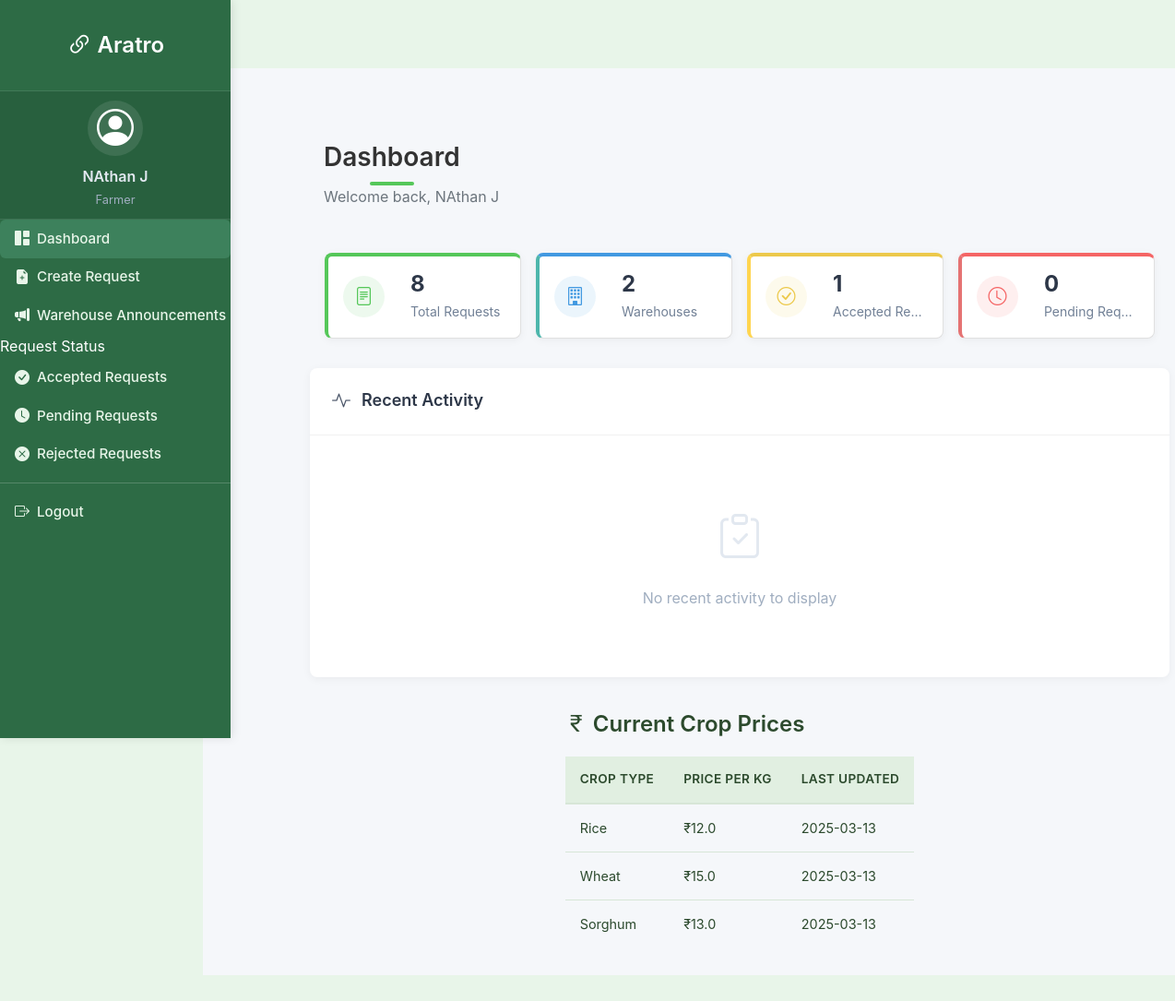
The app's page /farmer/ (signed in) with its own data.
### models.py (models this page shows, shortened)
class Farmer(db.Model):
    id = db.Column(db.Integer, primary_key=True, autoincrement=True)
    user_id = db.Column(db.Integer, db.ForeignKey('user.id'), nullable=False)
    name = db.Column(db.String(100), nullable=False)
    address = db.Column(db.String(200), nullable=False)
    aadhar_number = db.Column(db.String(12), unique=True, nullable=False)  # Exactly 12 digits
    phone_number = db.Column(db.String(10), nullable=False)  # Exactly 10 digits
    eth_address = db.Column(db.String(42), unique=True, nullable=True)  # Ethereum address for blockchain
    stocks = db.relationship('Stock', backref='farmer', lazy=True)

class CropPrice(db.Model):
    id = db.Column(db.Integer, primary_key=True, autoincrement=True)
    crop_type = db.Column(db.String(100), unique=True, nullable=False)  # Type of crop (e.g., 'Rice', 'Wheat')
    price_per_kg = db.Column(db.Float, nullable=False)  # Price per kg in currency
    created_at = db.Column(db.DateTime, nullable=False, default=datetime.utcnow)
    updated_at = db.Column(db.DateTime, nullable=False, default=datetime.utcnow, onupdate=datetime.utcnow)

### routes.py (the view)
@farmer_dashboard.route('/')
@login_required
def farmer_home():
    if current_user.role != 'farmer':
        flash('You do not have permission to access this page', 'danger')
        return redirect(url_for('main.dashboard'))
    farmer = Farmer.query.filter_by(user_id=current_user.id).first()
    if not farmer:
        flash('Farmer profile not found', 'danger')
        return redirect(url_for('main.dashboard'))
    stock_requests = StockRequest.query.filter_by(from_id=farmer.id).all()
    warehouse_announcements = WarehouseRequest.query.filter_by(status='open').all()
    crop_prices = CropPrice.query.all()
    pending_count = StockRequest.query.filter_by(from_id=farmer.id, status='pending').count()
    accepted_count = StockRequest.query.filter_by(from_id=farmer.id, status='stored').count()
    rejected_count = StockRequest.query.filter_by(from_id=farmer.id, status='rejected').count()
    partial_count = StockRequest.query.filter_by(from_id=farmer.id, status='partial').count()
    warehouses = Warehouse.query.all()
    return render_template('farmer_dashboard.html',
                          farmer=farmer,
                          stock_requests=stock_requests,
                          warehouse_announcements=warehouse_announcements,
                          pending_count=pending_count,
                          accepted_count=accepted_count,
                          rejected_count=rejected_count,
                          partial_count=partial_count,
                          warehouses=warehouses,
                          crop_prices=crop_prices)

### app.py (called while the page is built)
@login_manager.user_loader
def load_user(user_id):
    try:
        if user_id.startswith('admin_'):
            admin_id = int(user_id.split('_')[1])
            return Admin.query.get(admin_id)
        else:
            return User.query.get(int(user_id))
    except Exception as e:
        logger.error(f"Error loading user: {e}")
        return None

@app.teardown_request
def teardown_request(exception=None):
    if exception:
        try:
            db.session.rollback()
            logger.warning(f"Transaction rolled back due to exception: {str(exception)}")
        except Exception as e:
            logger.error(f"Error during rollback: {str(e)}")
    try:
        db.session.rollback()
        db.session.remove()
    except Exception as e:
        logger.error(f"Error removing session: {str(e)}")

### routes.py (called while the page is built)
@auth.context_processor
@main.context_processor
@farmer_dashboard.context_processor
@warehouse_dashboard.context_processor
def inject_user_data():
    data = {}
    if current_user.is_authenticated:
        if hasattr(current_user, 'role'):  # Check if the user has a role attribute
            if current_user.role == 'warehouse_manager':
                data['user_warehouse'] = Warehouse.query.filter_by(user_id=current_user.id).first()
            elif current_user.role == 'farmer':
                data['user_farmer'] = Farmer.query.filter_by(user_id=current_user.id).first()
            elif current_user.role == 'ration_shop':
                data['shop'] = RationShop.query.filter_by(user_id=current_user.id).first()
            elif current_user.role == 'ration_manager':
                pass
    return data

### templates/farmer_dashboard.html (shortened to what this page needs)
{% extends "base.html" %}
{% block content %}
<link rel="stylesheet" href="https://cdn.jsdelivr.net/npm/bootstrap-icons@1.11.1/font/bootstrap-icons.css">
<div class="container-fluid farmer-dashboard p-0">
    <div class="row g-0">
        <div class="col-md-3 col-lg-2 d-md-block sidebar-wrapper" id="farmerSidebar">
            <div class="position-sticky">
                <div class="sidebar-header">
                    <h5 class="sidebar-brand">
                        <span class="company-name" style="font-size: 1.5rem; font-weight: 600; color: white; text-align: center; width: 100%;">
                            <i class="bi bi-link-45deg" style="font-size: 1.8rem; margin-right: 5px;"></i>
                            Aratro
                        </span>
                    </h5>
                </div>
                <div class="user-info" style="display: flex; flex-direction: column; align-items: center; justify-content: center; width: 100%; padding: 10px 0;">
                    <div class="user-avatar">
                        <i class="bi bi-person-circle" style="font-size: 2.5rem;"></i>
                    </div>
                    <div class="user-details">
                        <span class="user-name">{% if user_farmer %}{{ user_farmer.name }}{% elif current_user.is_authenticated %}{{ current_user.username }}{% elif farmer %}{{ farmer.name }}{% else %}Farmer{% endif %}</span>
                        <span class="user-role">Farmer</span>
                    </div>
                </div>
                <ul class="nav flex-column sidebar-nav">
                    <li class="nav-item">
                        <a class="nav-link active" href="{{ url_for('farmer_dashboard.farmer_home') }}">
                            <i class="bi bi-grid-1x2-fill me-2"></i>
                            <span>Dashboard</span>
                        </a>
                    </li>
                    <li class="nav-item">
                        <a class="nav-link" href="{{ url_for('farmer_dashboard.create_request_page') }}">
                            <i class="bi bi-file-earmark-plus-fill me-2"></i>
                            <span>Create Request</span>
                        </a>
                    </li>
                    <li class="nav-item">
                        <a class="nav-link" href="{{ url_for('farmer_dashboard.view_warehouse_announcements') }}">
                            <i class="bi bi-megaphone-fill me-2"></i>
                            <span>Warehouse Announcements</span>
                        </a>
                    </li>
                    <li class="nav-heading">Request Status</li>
                    <li class="nav-item">
                        <a class="nav-link" href="{{ url_for('farmer_dashboard.accepted_requests') }}">
                            <i class="bi bi-check-circle-fill me-2"></i>
                            <span>Accepted Requests</span>
                        </a>
                    </li>
                    <li class="nav-item">
                        <a class="nav-link" href="{{ url_for('farmer_dashboard.pending_requests') }}">
                            <i class="bi bi-clock-fill me-2"></i>
                            <span>Pending Requests</span>
                        </a>
                    </li>
                    <li class="nav-item">
                        <a class="nav-link" href="{{ url_for('farmer_dashboard.rejected_requests') }}">
                            <i class="bi bi-x-circle-fill me-2"></i>
                            <span>Rejected Requests</span>
                        </a>
                    </li>
                    <li class="sidebar-divider"></li>
                    <li class="nav-item">
                        <a class="nav-link text-danger" href="{{ url_for('auth.logout') }}">
                            <i class="bi bi-box-arrow-right me-2"></i>
                            <span>Logout</span>
                        </a>
                    </li>
                </ul>
            </div>
        </div>
        <div class="col-md-9 col-lg-10 main-content">
            <div class="content-wrapper">
                <div class="dashboard-header text-center">
                    <h1 class="dashboard-title">Dashboard</h1>
                    <p class="dashboard-subtitle">Welcome back, {% if user_farmer %}{{ user_farmer.name }}{% elif current_user.is_authenticated %}{{ current_user.username }}{% elif farmer %}{{ farmer.name }}{% else %}Farmer{% endif %}</p>
                </div>
                <div class="stats-cards-container">
                    <div class="stats-card green">
                        <div class="stats-card-content">
                            <div class="stats-icon">
                                <i class="bi bi-file-text"></i>
                            </div>
                            <div class="stats-info">
                                <h2 class="stats-number">{{ stock_requests|length }}</h2>
                                <p class="stats-label">Total Requests</p>
                            </div>
                        </div>
                    </div>
                    <div class="stats-card blue">
                        <div class="stats-card-content">
                            <div class="stats-icon">
                                <i class="bi bi-building"></i>
                            </div>
                            <div class="stats-info">
                                <h2 class="stats-number">{{ warehouses|length }}</h2>
                                <p class="stats-label">Warehouses</p>
                            </div>
                        </div>
                    </div>
                    <div class="stats-card yellow">
                        <div class="stats-card-content">
                            <div class="stats-icon">
                                <i class="bi bi-check-circle"></i>
                            </div>
                            <div class="stats-info">
                                <h2 class="stats-number">{{ stock_requests|selectattr('status', 'equalto', 'stored')|list|length }}</h2>
                                <p class="stats-label">Accepted Requests</p>
                            </div>
                        </div>
                    </div>
                    <div class="stats-card red">
                        <div class="stats-card-content">
                            <div class="stats-icon">
                                <i class="bi bi-clock"></i>
                            </div>
                            <div class="stats-info">
                                <h2 class="stats-number">{{ stock_requests|selectattr('status', 'equalto', 'pending')|list|length }}</h2>
                                <p class="stats-label">Pending Requests</p>
                            </div>
                        </div>
                    </div>
                </div>
                <div class="recent-activity-container">
                    <div class="recent-activity-header text-center">
                        <i class="bi bi-activity"></i>
                        <h3>Recent Activity</h3>
                    </div>
                    <div class="recent-activity-content">
                        {% if recent_activities %}
                            <div class="activity-list">
                                {% for activity in recent_activities %}
                                    <div class="activity-item">
                                        <div class="activity-icon">
                                            {% if activity.type == 'request_created' %}
                                                <i class="bi bi-plus-circle"></i>
                                            {% elif activity.type == 'request_accepted' %}
                                                <i class="bi bi-check-circle"></i>
                                            {% elif activity.type == 'request_rejected' %}
                                                <i class="bi bi-x-circle"></i>
                                            {% else %}
                                                <i class="bi bi-arrow-right-circle"></i>
                                            {% endif %}
                                        </div>
                                        <div class="activity-details">
                                            <p class="activity-text">{{ activity.description }}</p>
                                            <p class="activity-time">{{ activity.timestamp.strftime('%Y-%m-%d %H:%M:%S') }}</p>
                                        </div>
                                    </div>
                                {% endfor %}
                            </div>
                        {% else %}
                            <div class="no-activity">
                                <div class="no-activity-icon">
                                    <i class="bi bi-clipboard-check"></i>
                                </div>
                                <p>No recent activity to display</p>
                            </div>
                        {% endif %}
                    </div>
                </div>
                <div class="dashboard-section">
                    <div class="section-header">
                        <h2 class="section-title">
                            <i class="bi bi-currency-rupee me-2"></i>
                            Current Crop Prices
                        </h2>
                    </div>
                    <div class="section-content">
                        {% if crop_prices %}
                            <div class="table-responsive">
                                <table class="table table-hover">
                                    <thead>
                                        <tr>
                                            <th>Crop Type</th>
                                            <th>Price per Kg</th>
                                            <th>Last Updated</th>
                                        </tr>
                                    </thead>
                                    <tbody>
                                        {% for price in crop_prices %}
                                            <tr>
                                                <td>{{ price.crop_type }}</td>
                                                <td>₹{{ price.price_per_kg }}</td>
                                                <td>{{ price.updated_at.strftime('%Y-%m-%d') }}</td>
                                            </tr>
                                        {% endfor %}
                                    </tbody>
                                </table>
                            </div>
                        {% else %}
                            <div class="alert alert-info">
                                No crop prices have been set by the administrator yet.
                            </div>
                        {% endif %}
                    </div>
                </div>
            </div>
        </div>
    </div>
</div>
{% endblock %}

### templates/base.html (style rules this page uses)
.user-details { text-align: center; width: 100%; padding: 0 10px; }
.user-name { font-size: 1.1rem; font-weight: 600; color: white; margin-bottom: 0.25rem; display: block; word-wrap: break-word; overflow-wrap: break-word; max-width: 100%; }
.user-role { font-size: 0.8rem; color: rgba(255, 255, 255, 0.7); text-transform: capitalize; }

### records on screen
Farmer: name "NAthan J"
CropPrice: crop_type "Rice", price_per_kg "12.0", updated_at "2025-03-13"
CropPrice: crop_type "Wheat", price_per_kg "15.0", updated_at "2025-03-13"
CropPrice: crop_type "Sorghum", price_per_kg "13.0", updated_at "2025-03-13"

### other values on screen
{{ stock_requests|length }} "8"
{{ warehouses|length }} "2"
{{ stock_requests|selectattr('status', 'equalto', 'stored')|list|length }} "1"
{{ stock_requests|selectattr('status', 'equalto', 'pending')|list|length }} "0"
